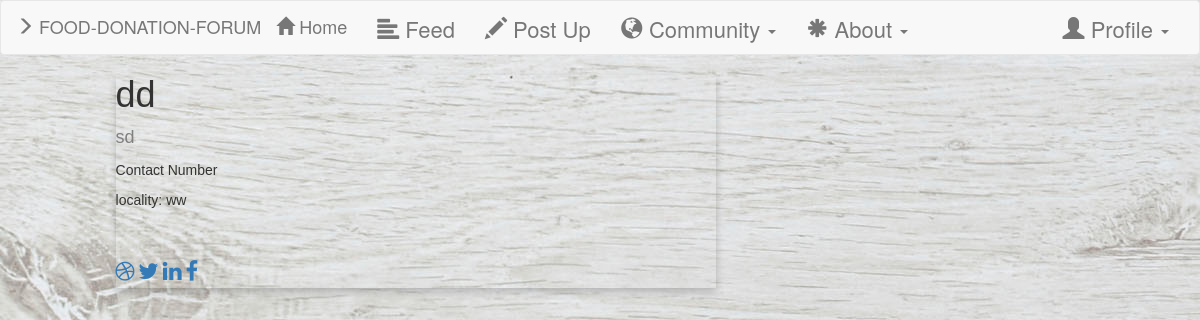
/trustsview/, run on an earlier commit of the app's database.
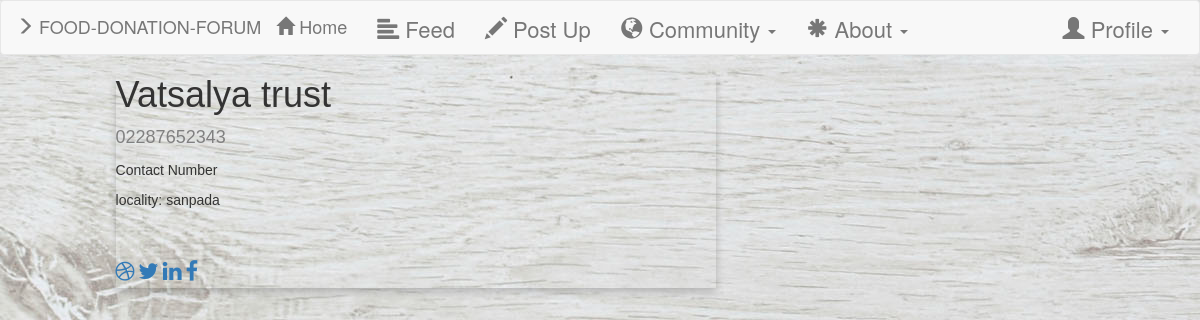
And on a later commit of the database.
### Devs/models.py (models this page shows, shortened)
class trusts(models.Model):
    name=models.CharField(max_length=250)
    contact_num=models.CharField(max_length=250)
    Street_Address=models.CharField(max_length=500)
    Locality=models.CharField(max_length=250)

### Devs/views.py (the view)
# urls.py: url(r'^trustsview/$',views.Indexview.as_view(),name='trusts'),
class Indexview(generic.ListView):
    template_name='trusts.html'
    context_object_name='all_trusts'
    def get_queryset(self):
        return trusts.objects.all()

### templates/trusts.html
{% extends 'base.html' %}
{% block body %}
<ul>
  {% for trusts in all_trusts %}
<div class="card">
  <h1>{{trusts.name}}</h1>
  <p class="title">{{trusts.contact_num}}</p>
  <p>Contact Number {{trusts.Street_Addresss}}</p>
  <p>locality: {{trusts.Locality}}</p>
  <div style="margin: 46px 0;">
    <a href="#"><i class="fa fa-dribbble"></i></a>
    <a href="#"><i class="fa fa-twitter"></i></a>
    <a href="#"><i class="fa fa-linkedin"></i></a>
    <a href="#"><i class="fa fa-facebook"></i></a>
 </div>
</div>
{% endfor %}
</ul>{% endblock %}

What changed in the data, as far as the page shows it:
changed trusts: name "dd" → "Vatsalya trust"; contact_num "sd" → "02287652343"; Locality "ww" → "sanpada"
